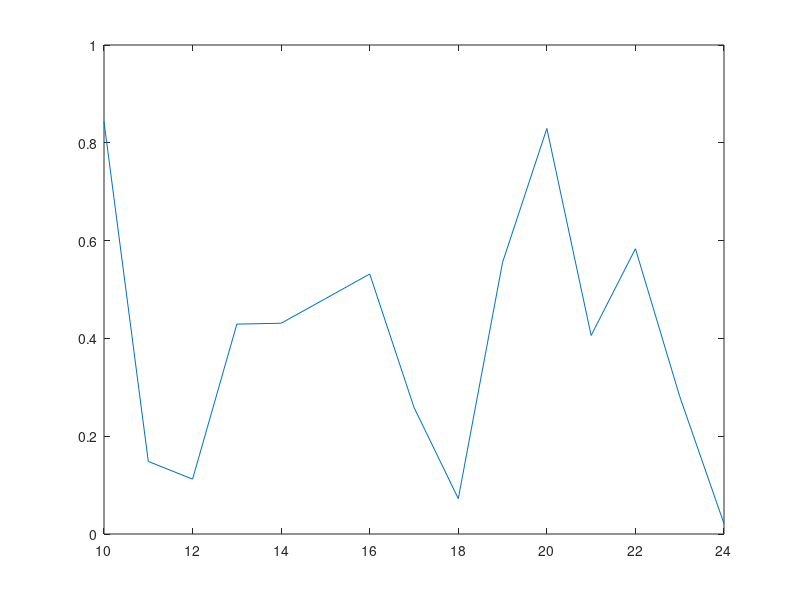

Reproduce this figure in MATLAB. (Note: this script raises an error after producing the figure.)
%% a) Simple Plot
figure
plot(10:24,rand(1,15));
akZoom();

%% b) Image
figure
imagesc(magic(40));
akZoom();

%% c) Plotyy (linked axes)
figure
plotyy(1:15, rand(1,15), 1:15, rand(1,15));
akZoom();

%% d) Plotyy (independent axes)
figure
ax = plotyy(1:15, rand(1,15), 1:15, rand(1,15));
akZoom({ax(1), ax(2)});

%% e) Subplots (independent axes)
figure
for k = 1:4
  y = rand(1,15);
  subplot(2, 2, k);
  plot(y);
end
akZoom();

%% e) Subplots (linked axes)
figure
ax = NaN(4,1); % this will store the axes handles
for k = 1:4
  y = rand(1,15);
  ax(k) = subplot(2, 2, k);
  plot(y);
end
akZoom(ax);

%% f) Subplots (mixture of linked and indipendent axes)
figure
ax = NaN(4,1); % this will store the axes handles
for k = 1:4
  y = rand(1,15);
  ax(k) = subplot(2, 2, k);
  plot(y);
end
akZoom({[ax(1),ax(3)],ax(2),[ax(3),ax(4)]});

%% g) Different figures (linked)
% Note that you can simply call akZoom('all_linked') for linking all open
% figures.
figure;
imshow(imread('peppers.png'));
ax1 = gca;
figure
imshow(rgb2gray(imread('peppers.png')));
ax2 = gca;
akZoom([ax1,ax2]);

% move position of second figure a bit to make user aware of it:  
pos = get(gcf,'Position'); set(gcf, 'Position', [pos(1)+100, pos(2)-100, pos(3), pos(4)]);

%% h) All axes in all open figures (independent)
figure
plotyy(1:15, rand(1,15), 1:15, rand(1,15));
figure
plot(rand(1,15));
akZoom('all');

% move position of second figure a bit to make user aware of it:  
pos = get(gcf,'Position'); set(gcf, 'Position', [pos(1)+100, pos(2)-100, pos(3), pos(4)]);

%% i) All axes in all open figures (linked)
figure
plotyy(1:15, rand(1,15), 1:15, rand(1,15));
figure
semilogy(1:150, rand(1,150));
akZoom('all_linked');

% move position of second figure a bit to make user aware of it:  
pos = get(gcf,'Position'); set(gcf, 'Position', [pos(1)+100, pos(2)-100, pos(3), pos(4)]);

%% j) LogLog plot with out-of-bounds feedback
% Note the blinking boundaries in the plot when you try to pan/zoom in a 
% way that would make the limits exceed valid double values, 
% i.e. >1.8e308 or <2.2e-308 
figure
loglog(exp(-100:800), exp(-100:800).*rand(1,901).^2);
akZoom()

%% k) Test with patch objects
figure
xdata = [2 1; 1 8; 8 8];
ydata = [5 2; 8 4; 4 0];
patch(xdata,ydata,'r');
akZoom()

%% l) Alternate mapping of mouse buttons
figure
semilogx(rand(1,150));
akZoom('rlm')

%% m) Test for axes within ui-subpanel(s)
h = figure;
hp = uipanel('Title','Sub-panel', 'BackgroundColor','red', 'Position',[.1 .1 .8 .8]);
hsp = uipanel('Parent',hp,'Title','Sub-sub-panel','Position',[.3 .1 .6 .8]);
ax = axes('Parent', hsp);
plot(10:24,rand(1,15));
akZoom();